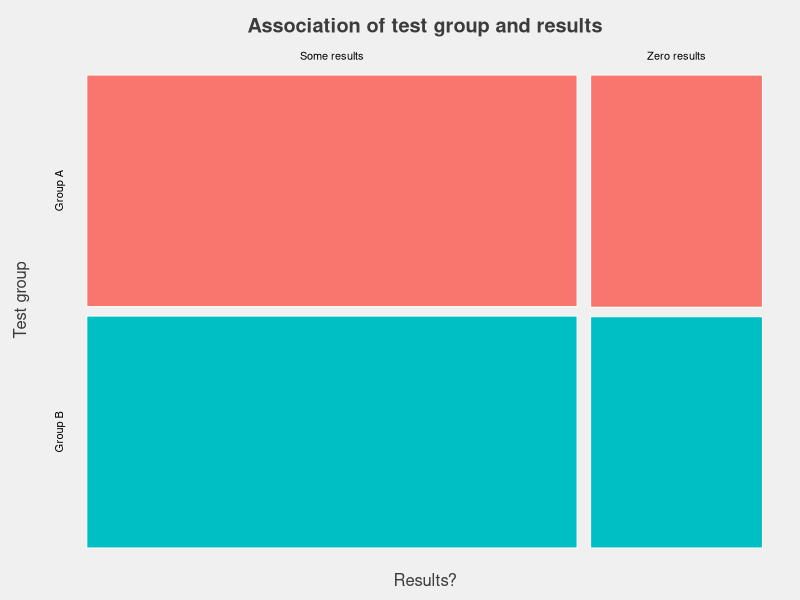

Reproduce this figure in R.
## ---- chunk 1
x <- matrix(c(2006695, 2009528, 705181, 702472), nrow = 2, byrow = FALSE)
rownames(x) <- c("Group A", "Group B")
colnames(x) <- c("Some results","Zero results")
par(mar = c(2.5, 2.5, 2.5, 0), bg = "#F0F0F0",
    col.lab = "#3C3C3C", col.axis = "#3C3C3C", col.main = "#3C3C3C")
# c(5, 4, 4, 2) + 0.1 # c(bottom, left, top, right)
mosaicplot(t(x), color = c("#F8766D", "#00BFC4"), border = "white",
           main = "Association of test group and results",
           xlab = "Results?", ylab = "Test group", margin = NULL)
